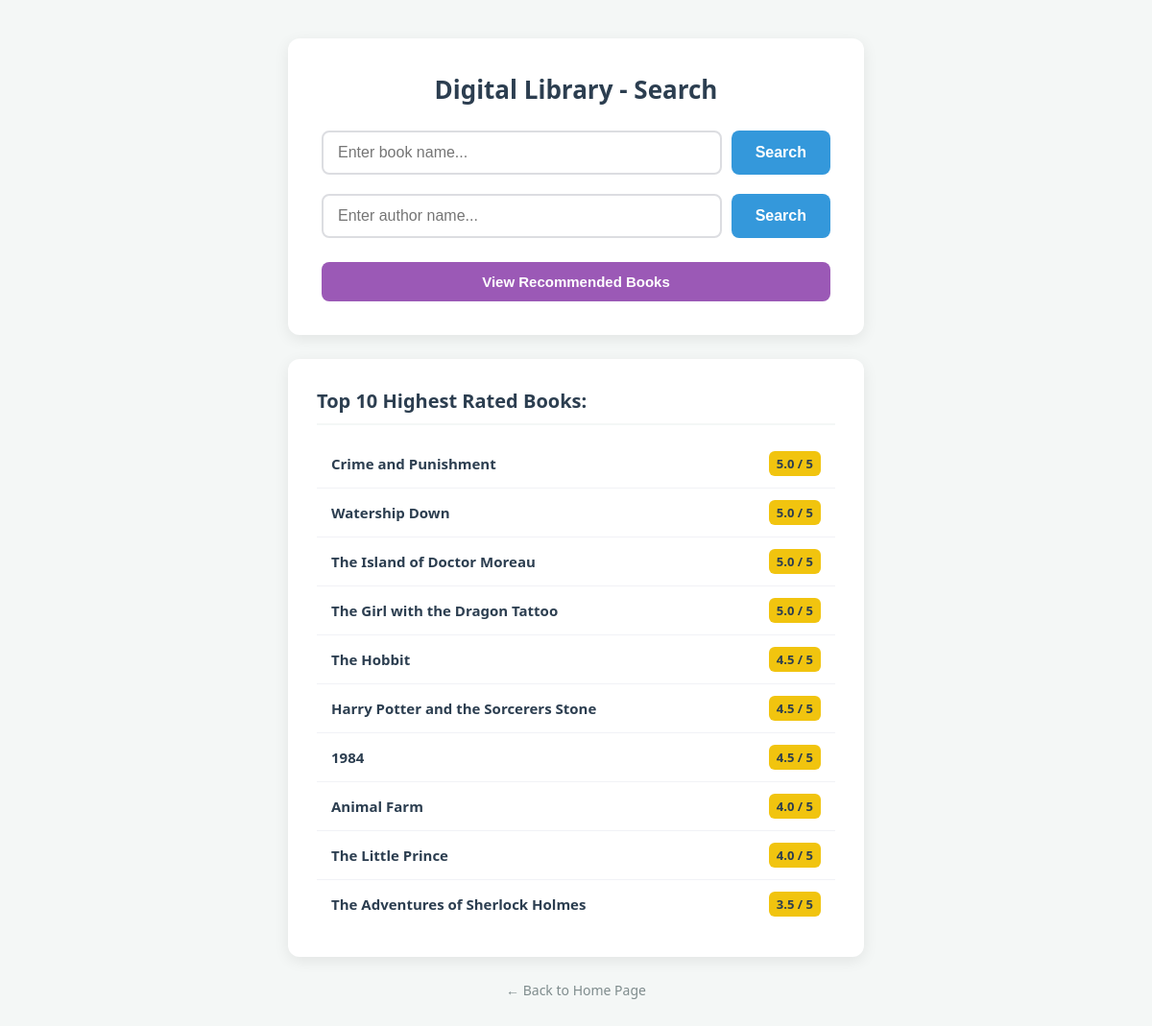
The app's page /books/recommended, older data.
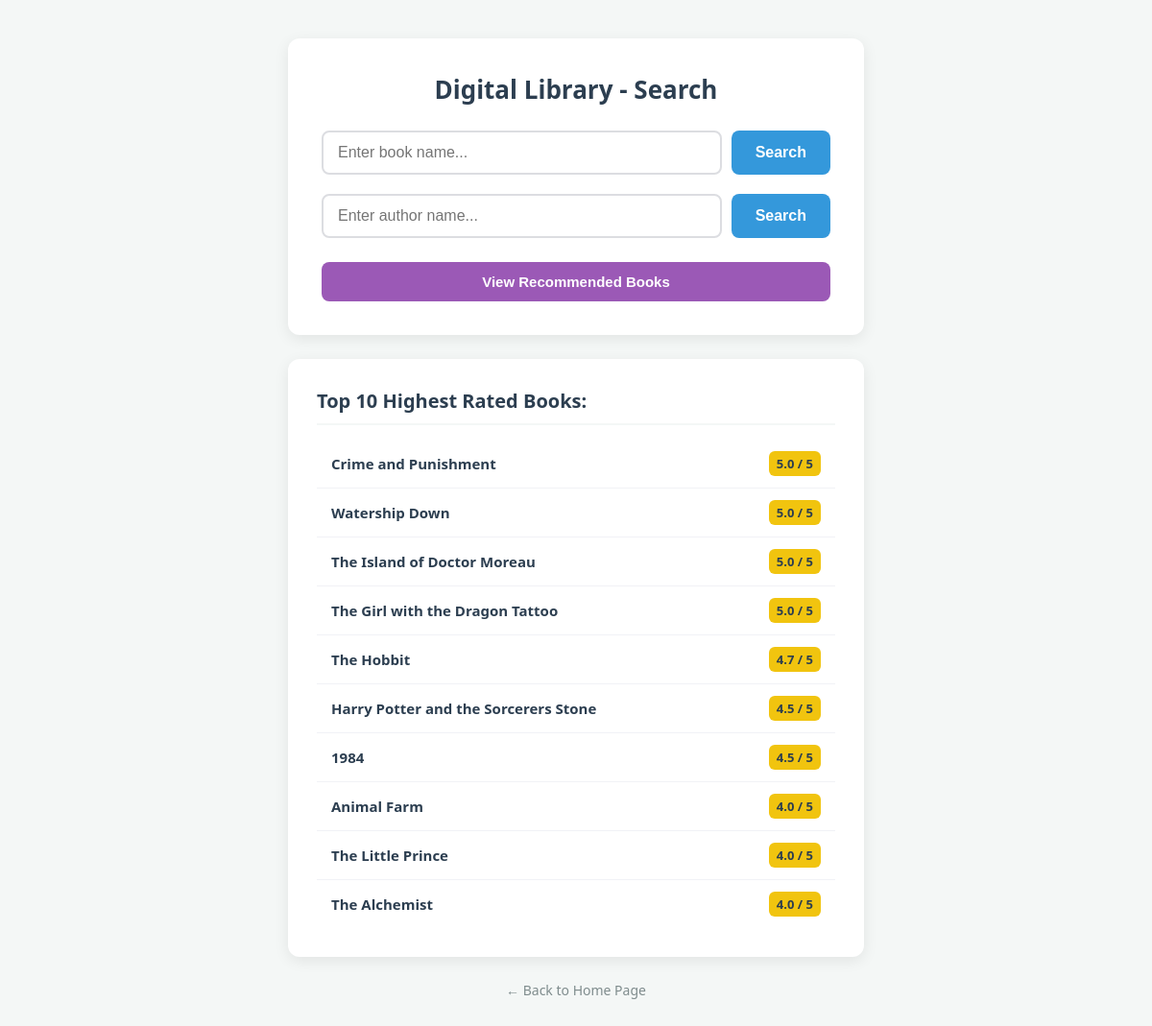
The same page, newer data.
### tables this page shows
CREATE TABLE Books (
    id INTEGER PRIMARY KEY,
    title TEXT NOT NULL,
    author TEXT NOT NULL,
    summary TEXT,
    category TEXT,
    price REAL,
    rating REAL
);

### routers/books.py (the view)
@router.get("/recommended", response_class=HTMLResponse)
async def get_recommended_books(request: Request):
    try:
        conn = sqlite3.connect("library.db")
        cursor = conn.cursor()
        query = "SELECT title, rating FROM Books ORDER BY rating DESC LIMIT 10;"
        cursor.execute(query)
        recommended = cursor.fetchall()
        conn.close()
        return templates.TemplateResponse(
            request=request,
            name="search_book.html",
            context={"request": request, "error": None, "recommended_books": recommended}
        )
    except Exception as e:
        print(f"Server Error: {e}")
        return templates.TemplateResponse(
            request=request,
            name="search_book.html",
            context={"request": request, "error": "Could not load recommendations.", "recommended_books": None}
        )

### templates/search_book.html (shortened to what this page needs)
<!DOCTYPE html>
<html>
<head>
</head>
<body>
    <div class="search-container">
        <h1>Digital Library - Search</h1>
        <form action="/books/search" method="post" class="search-box">
            <input type="text" name="book_name" placeholder="Enter book name..." >
            <button type="submit">Search</button>
        </form>
        <form action="/books/search-author" method="post" class="search-box">
            <input type="text" name="author_name" placeholder="Enter author name..." >
            <button type="submit">Search</button>
        </form>
        <a href="/books/recommended" class="recommended-trigger">
            <button type="button" class="recommended-btn"> View Recommended Books</button>
        </a>
    </div>
    {% if recommended_books %}
    <div class="recommendations-container">
        <h2>Top 10 Highest Rated Books:</h2>
        <ul class="book-list">
            {% for book in recommended_books %}
                <li class="book-item">
                    <span class="book-title"><strong>{{ book[0] }}</strong></span>
                    <span class="book-rating"> {{ book[1] }} / 5</span>
                </li>
            {% endfor %}
        </ul>
    </div>
    {% endif %}
    <a href="/" class="back-home">← Back to Home Page</a>
</body>
</html>

Row changes from the older to the newer data that the page shows:
no longer on this page (row unchanged): Books: title "The Adventures of Sherlock Holmes", rating "3.5"
changed Books "The Hobbit": rating "4.5" → "4.7"
now on this page (row edited): Books: title "The Alchemist", rating "4.0"
